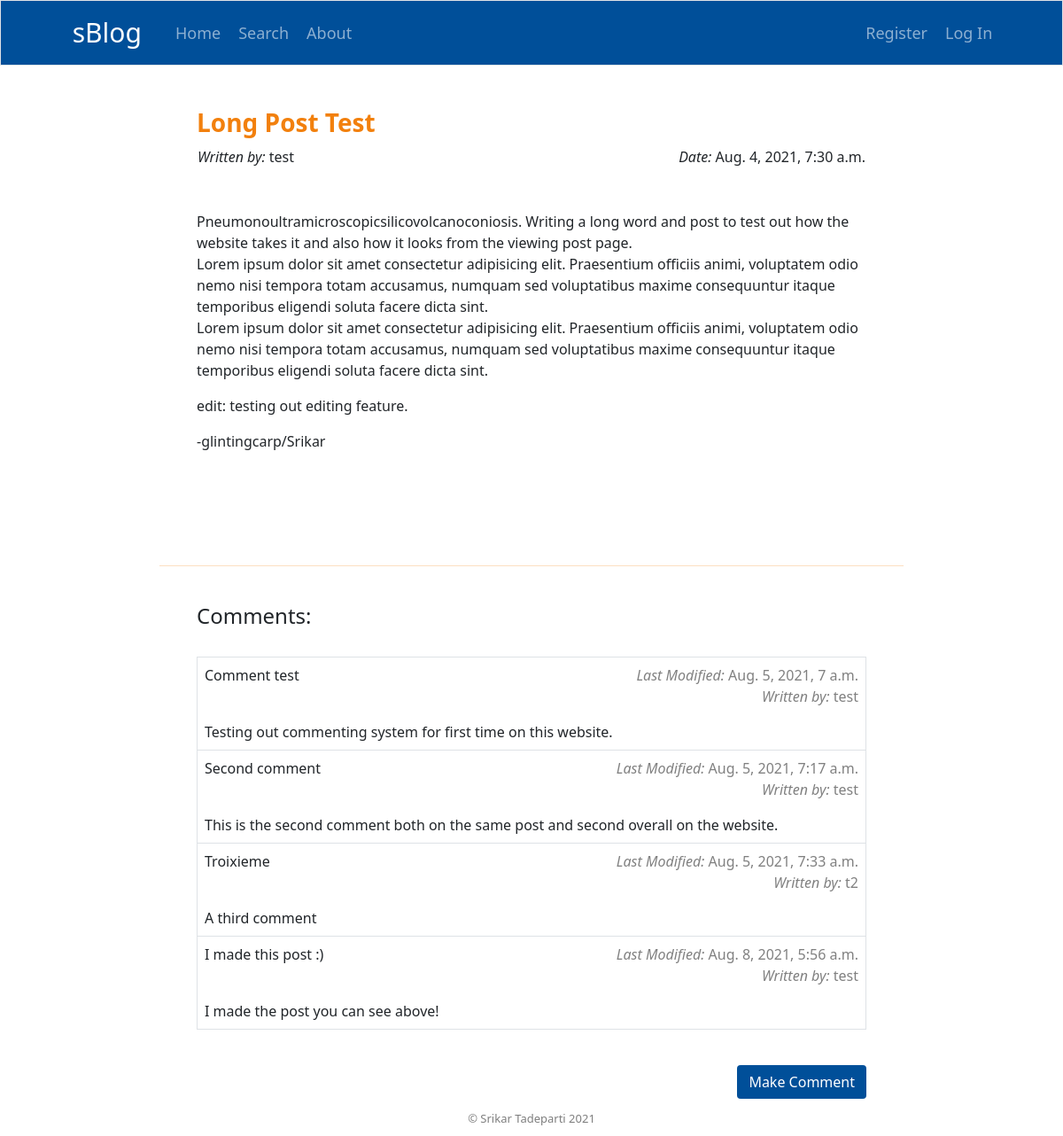
Page /view/2 on the committed database.
### sBlog/models.py (models this page shows)
class Posts(models.Model):
    title = models.CharField(max_length=100)
    date = models.DateTimeField(auto_now_add=True)
    modified_date = models.DateTimeField(auto_now=True)
    content = models.TextField(max_length=20000)
    poster = models.ForeignKey(Users, on_delete=models.CASCADE)

class Users(models.Model):
    username = models.CharField(max_length=20)
    password = models.CharField(max_length=20)
    date_joined = models.DateTimeField(auto_now_add=True)

class Comments(models.Model):
    post = models.ForeignKey(Posts, on_delete=models.CASCADE)
    comment_title = models.CharField(max_length=100)
    comment_text = models.TextField(max_length=5000)
    commenter = models.ForeignKey(Users, on_delete=models.CASCADE)
    date = models.DateTimeField(auto_now_add=True)
    modified_date = models.DateTimeField(auto_now=True)

### sBlog/views.py (the view)
# urls.py: path("view/<str:post_id>", views.view_post, name="view post"),
def view_post(request, post_id):
    try:
        post = Posts.objects.get(id=post_id)
        comments = Comments.objects.filter(post=post)
        owner = False
        if "user_id" in request.session:
            if post.poster == Users.objects.get(id=request.session["user_id"]):
                owner = True
        return render(request, 'view_post.html', {
            'post': post,
            'comments': comments,
            "owner": owner
            })
    except:
        return render(request, 'pagenotfound.html', {'error_message': 'Post not found'})

### sBlog/templates/view_post.html (shortened to what this page needs)
{% extends "layout.html" %}
{% block body %}
    <br>
    <br>
    <div style="margin-left: 5%; margin-right: 5%;">
        <h3 style="text-align: left; color: #f2800d;"><b>{{ post.title }}</b></h3>
        <table style="border: none; width: 100%;">
            <tr>
                <td><i>Written by:</i> {{ post.poster.username }}</td>
                <td><div style="text-align: right;"><i>Date:</i> {{ post.date }}</div></td>
            </tr>
        </table>
        <br><br>
        {{ post.content|linebreaks }}
        <br><br>
    </div>
    <hr>
    <div style="margin: 5%;">
        <h4>Comments:</h4>
        <br>
        <table class="table table-bordered">
            {% for comment in comments %}
                <tr style="border-bottom: none; padding-bottom: none;">
                    <td style="border: none;">
                        {{ comment.comment_title }}
                    </td>
                    <td style="text-align: right; border: none;">
                        <span style="color: gray"><i>Last Modified: </i>
                        {{ comment.modified_date }}
                        <br>
                        <i>Written by: </i>
                        {{ comment.commenter.username }}</span>
                    </td>
                </tr>
                <tr style="border-top: none; padding-top: none;">
                    <td colspan="2" style="border: none;">{{ comment.comment_text }}</td>
                </tr>
            {% endfor %}
        </table>
        <br>
        <form  style="text-align: right;" action="/comment/{{ post.id }}" method="get">
            <button class="btn standard_button" style="color: white;" type="submit">Make Comment</button>
        </form>
    </div>
{% endblock %}

### sBlog/static/styles.css (style rules this page uses)
.standard_button { background-color: #004f99; }
table { border: 1px solid black; }
hr { color:#f2800d; }

### rows in the picture
Posts: title "Long Post Test", poster.username "test", date "Aug. 4, 2021, 7:30 a.m.", content "Pneumonoultramicroscopicsilicovolcanoconiosis. Writing a long word and post to test out how the website takes it and also how it looks from the viewing post page. Lorem ipsum dolor sit amet consectetur adipisicing elit. Praesentium officiis animi, voluptatem odio nemo nisi tempora totam accusamus, numquam sed voluptatibus maxime consequuntur itaque temporibus eligendi soluta facere dicta sint. Lorem ipsum dolor sit amet consectetur adipisicing elit. Praesentium officiis animi, voluptatem odio nemo nisi tempora totam accusamus, numquam sed voluptatibus maxime consequuntur itaque temporibus eligendi soluta facere dicta sint. edit: testing out editing feature. -glintingcarp/Srikar"
Comments: comment_title "Comment test", modified_date "Aug. 5, 2021, 7 a.m.", commenter.username "test", comment_text "Testing out commenting system for first time on this website."
Comments: comment_title "Second comment", modified_date "Aug. 5, 2021, 7:17 a.m.", commenter.username "test", comment_text "This is the second comment both on the same post and second overall on the website."
Comments: comment_title "Troixieme", modified_date "Aug. 5, 2021, 7:33 a.m.", commenter.username "t2", comment_text "A third comment"
Comments: comment_title "I made this post :)", modified_date "Aug. 8, 2021, 5:56 a.m.", commenter.username "test", comment_text "I made the post you can see above!"
